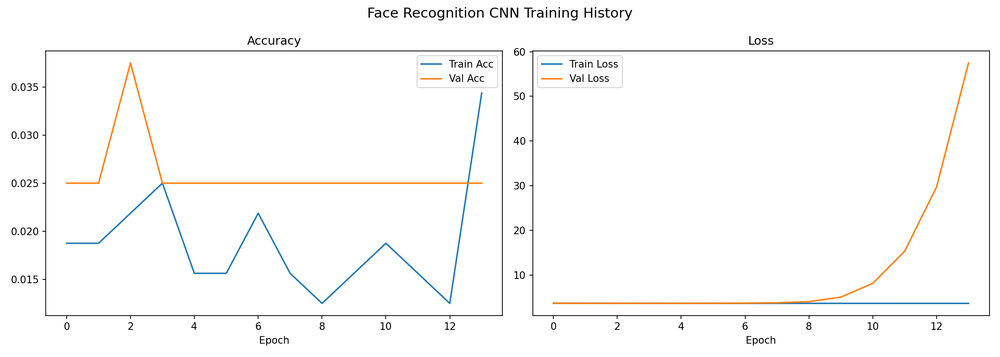
#> input picture backend/routers/models/face_training_history.png, 1000 x 357 px, shrunk from 2100 x 750 before the run
$ python -i filter_service.py   (imports and definitions only)
#> lines starting #> are read from the running program, lines starting #| are printed output that depends on the picture
"""
Noise Reduction / Image Restoration Service — Module 4
Gaussian blur, median filter, and salt & pepper noise handling.
"""

import cv2
import numpy as np


# [15 lines left out: function gaussian_blur, not called in this run]


def median_filter(img: np.ndarray, kernel_size: int = 5) -> np.ndarray:
    """
    Apply median filter — effective for salt & pepper noise removal.

    Args:
        img: Input image (BGR)
        kernel_size: Kernel size (odd, 3-31)

    Returns:
        Filtered image
    """
    ksize = max(3, kernel_size)
    if ksize % 2 == 0:
        ksize += 1
    return cv2.medianBlur(img, ksize)


# [30 lines left out: function add_salt_pepper_noise, not called in this run]


def remove_noise(img: np.ndarray, method: str = "median", kernel_size: int = 5) -> np.ndarray:
    """
    Remove noise using the specified method.

    Args:
        img: Input image (BGR)
        method: 'gaussian' or 'median'
        kernel_size: Filter kernel size

    Returns:
        Denoised image
    """
    if method == "gaussian":
        return gaussian_blur(img, kernel_size)
    elif method == "median":
        return median_filter(img, kernel_size)
    else:
        raise ValueError(f"Unknown noise removal method: {method}")

>>> import cv2
>>> picture = cv2.imread('../routers/models/face_training_history.png')
#> picture is the input picture: shape (357, 1000, 3); mean B, G, R 249.8, 250.1, 250.4
>>> result = remove_noise(picture)
#> in median_filter, `return cv2.medianBlur(img, ksize)`:
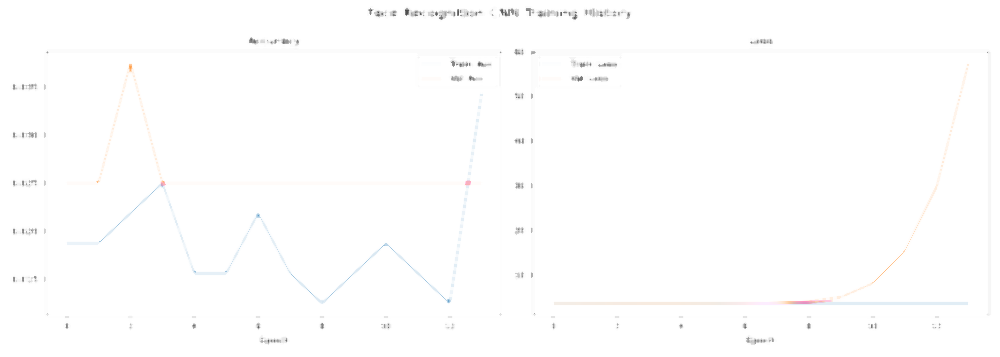
#> returned value: shape (357, 1000, 3); mean of channels 0, 1, 2 254, 254, 254.1; drawn as B, G, R

$ run again, on backend/routers/models/training_history.png
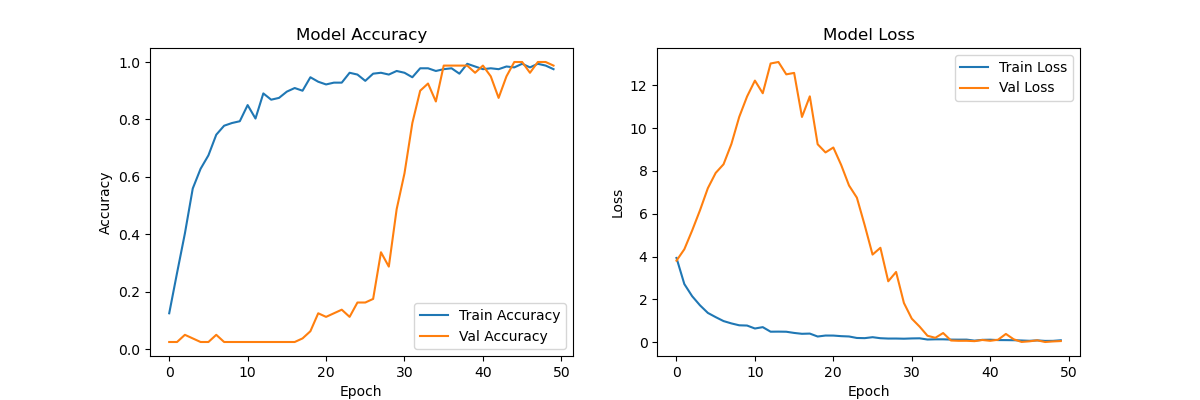
#> input picture backend/routers/models/training_history.png, 1200 x 400 px
#> picture is the input picture: shape (400, 1200, 3); mean B, G, R 249.4, 249.9, 250.4
#> in median_filter, `return cv2.medianBlur(img, ksize)`:
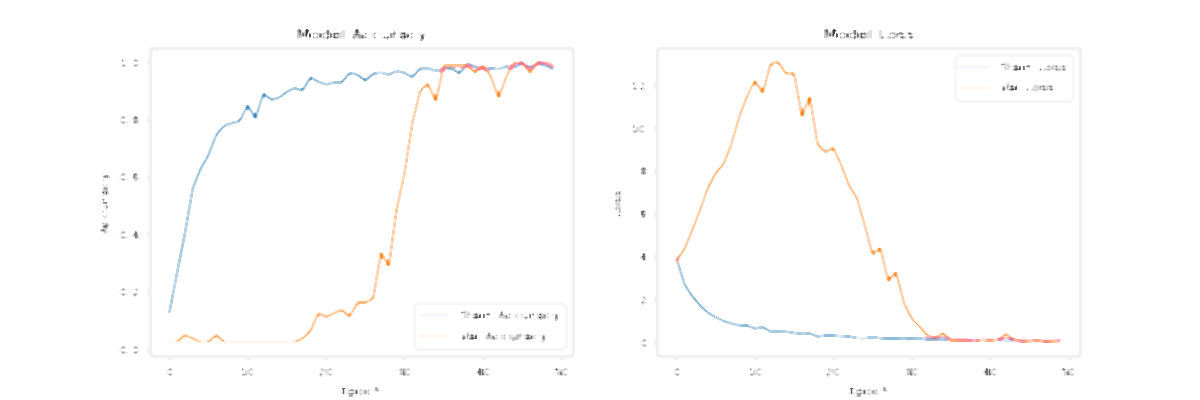
#> returned value: shape (400, 1200, 3); mean of channels 0, 1, 2 253.2, 253.4, 253.8; drawn as B, G, R
